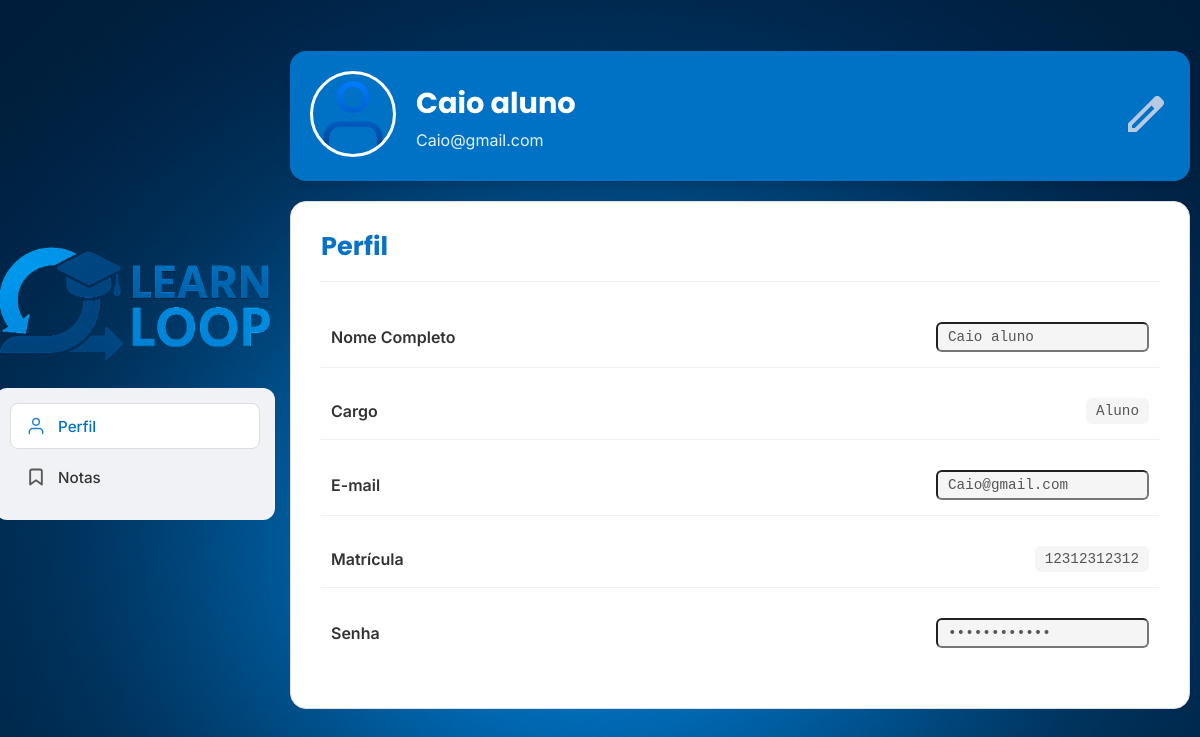
The app's page /perfil/ (signed in) with its own data.
### public/models.py (models this page shows, shortened)
class UsuarioPersonalizado(AbstractUser):
    USERNAME_FIELD = 'matricula'
    REQUIRED_FIELDS = ['email', 'username'] # 'email' e 'username' seriam campos obrigatórios ao criar superusuário.
    matricula = models.CharField(
        max_length=50,
        unique=True,
        blank=True, # Permite que seja vazio, dependendo de como você usa USERNAME_FIELD
        null=True,  # Permite que seja nulo no banco de dados
        help_text="Matrícula única do usuário."
    )
    nome_completo = models.CharField(
        max_length=255,
        blank=True,
        help_text="Nome completo do usuário."
    )
    TIPO_USUARIO_CHOICES = (
        ('aluno', 'Aluno'),
        ('professor', 'Professor'),
    )
    tipo_usuario = models.CharField(
        max_length=10,
        choices=TIPO_USUARIO_CHOICES,
        default='aluno',
        help_text="Define se o usuário é um aluno ou um professor."
    )
    avatar = models.CharField(
        max_length=255,
        blank=True,
        null=True,
        default='public/images/User.svg',
        help_text="Caminho para o arquivo de avatar do usuário."
    )
    class Meta:
        verbose_name = "Usuário Personalizado"
        verbose_name_plural = "Usuários Personalizados"

### public/views.py (the view)
# urls.py: path('perfil/', views.perfil, name='perfil'),
@login_required
def perfil(request):
    projetos_do_aluno = []
    if request.user.tipo_usuario == 'aluno':
        projetos_do_aluno = Projeto.objects.filter(participantes=request.user).distinct().order_by('nome')
    context = {
        'user': request.user,
        'projetos_do_aluno': projetos_do_aluno
    }
    return render(request, 'public/pages/perfil.html', context)

### public/templates/public/pages/perfil.html (shortened to what this page needs)
{% extends "public/templates/main.html" %}
{% load static %}
{% block content %}
<div class="perfil-container">
    <div class="sidebar-wrapper">
        <div class="perfil-logo-container">
            <img src="{% static 'public/images/LL3.png' %}" alt="Logomarca Learn Loop">
        </div>
        <aside class="perfil-sidebar">
            <nav id="perfil-tabs">
                <a href="#" class="nav-link active" data-tab="perfil-info">
                    <img src="{% static 'public/images/User.svg' %}" alt="Ícone de Perfil">
                    <span>Perfil</span>
                </a>
                {% if user.tipo_usuario == 'aluno' %}
                <a href="#" class="nav-link" data-tab="perfil-notas">
                    <img src="{% static 'public/images/Bookmark.svg' %}" alt="Ícone de Notas">
                    <span>Notas</span>
                </a>
                {% endif %}
            </nav>
        </aside>
    </div>
    <div class="perfil-content">
        <div class="perfil-header-banner">
            <div class="perfil-header-avatar" id="avatar-container" style="cursor: pointer;" title="Clique para mudar o avatar">
                <img src="{% static user.avatar %}" alt="Avatar do Usuário">
            </div>
            <div class="perfil-header-info">
                <h2>{{ user.nome_completo|default:"SEU NOME" }}</h2>
                <p>{{ user.email|default:"seunome@gmail.com" }}</p>
            </div>
            <div class="perfil-header-actions">
                <img id="edit-profile-icon" src="{% static 'public/images/edit.svg' %}" alt="Editar Perfil" title="Editar Perfil" style="cursor: pointer;">
            </div>
        </div>
        <div class="perfil-main-content">
            <div id="perfil-info" class="tab-pane active">
                <h2 class="perfil-content-title">Perfil</h2>
                <form id="profile-form">
                    <div class="info-list">
                        <div class="info-row">
                            <label class="info-label" for="nome_completo">Nome Completo</label>
                            <input type="text" id="nome_completo" name="nome_completo" class="info-value" value="{{ user.nome_completo|default:"Seu Nome" }}" readonly>
                        </div>
                        <div class="info-row">
                            <span class="info-label">Cargo</span>
                            <span class="info-value">{{ user.get_tipo_usuario_display }}</span>
                        </div>
                        <div class="info-row">
                            <label class="info-label" for="email">E-mail</label>
                            <input type="email" id="email" name="email" class="info-value" value="{{ user.email|default:"seunome@gmail.com" }}" readonly>
                        </div>
                        <div class="info-row">
                            <span class="info-label">Matrícula</span>
                            <span class="info-value">{{ user.matricula|default:"00000000000" }}</span>
                        </div>
                        <div class="info-row">
                            <label class="info-label" for="password">Senha</label>
                            <input type="password" id="password" name="password" class="info-value" value="************" readonly>
                        </div>
                    </div>
                </form>
            </div>
        </div>
    </div>
</div>
{% endblock %}

### records on screen
UsuarioPersonalizado: avatar (placeholder picture), nome_completo "Caio aluno", email "Caio@gmail.com", tipo_usuario "Aluno", matricula "12312312312"
